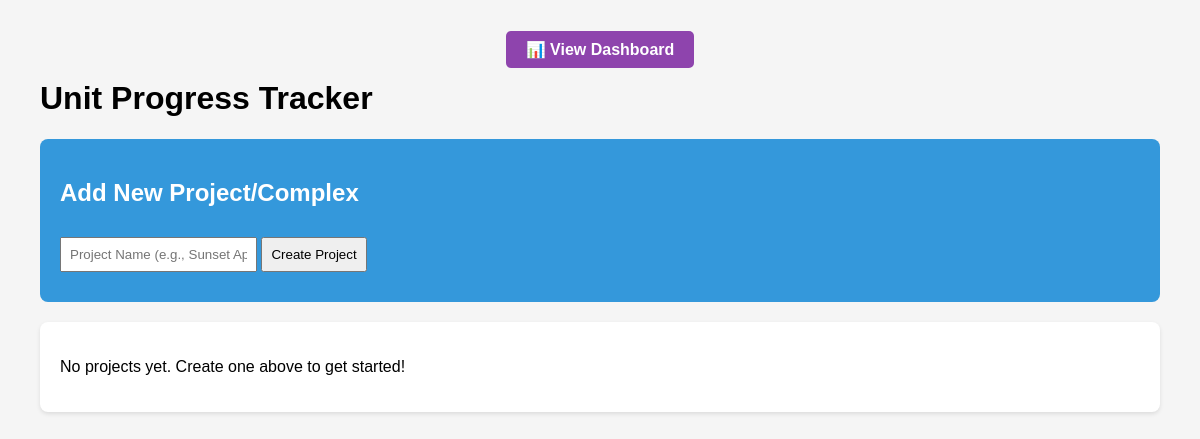
Before: / with the older database file.
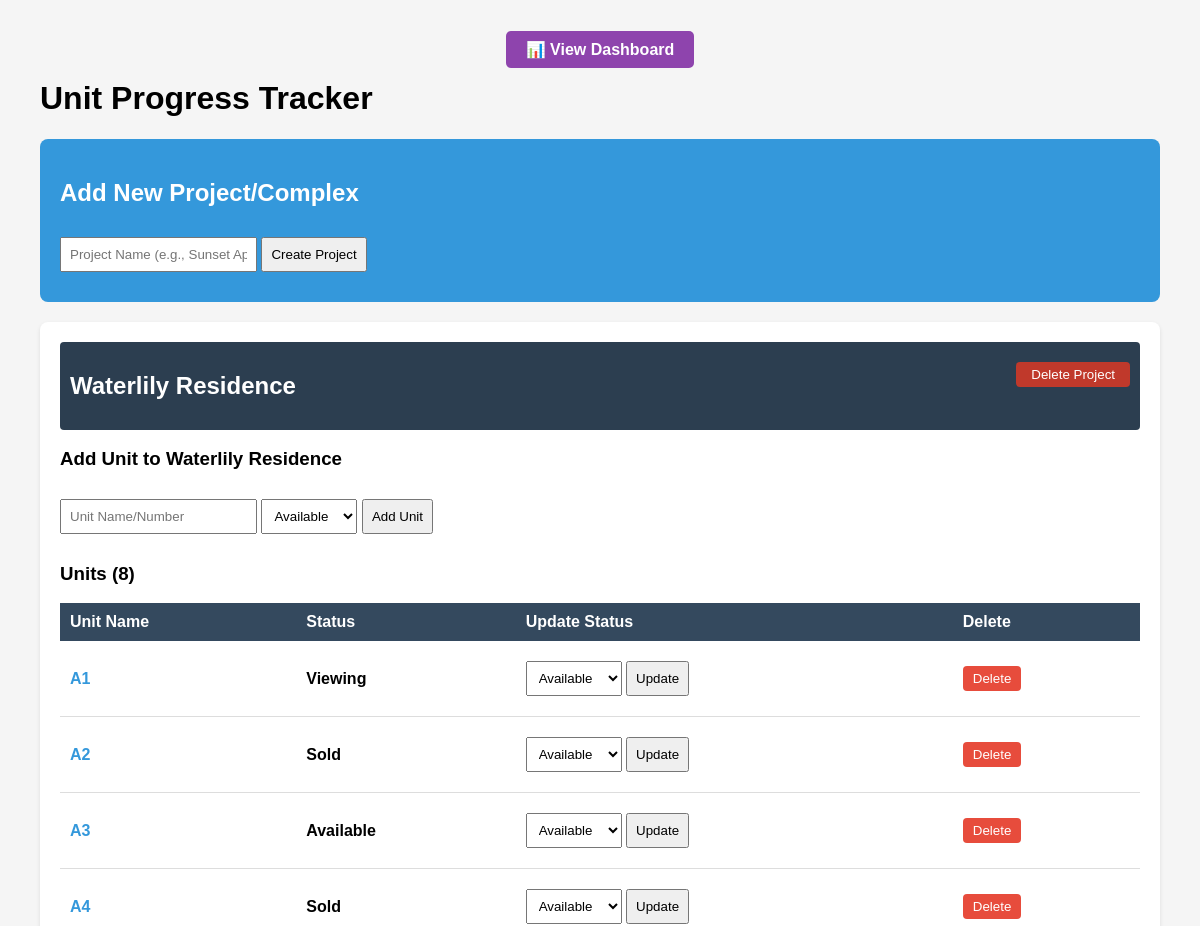
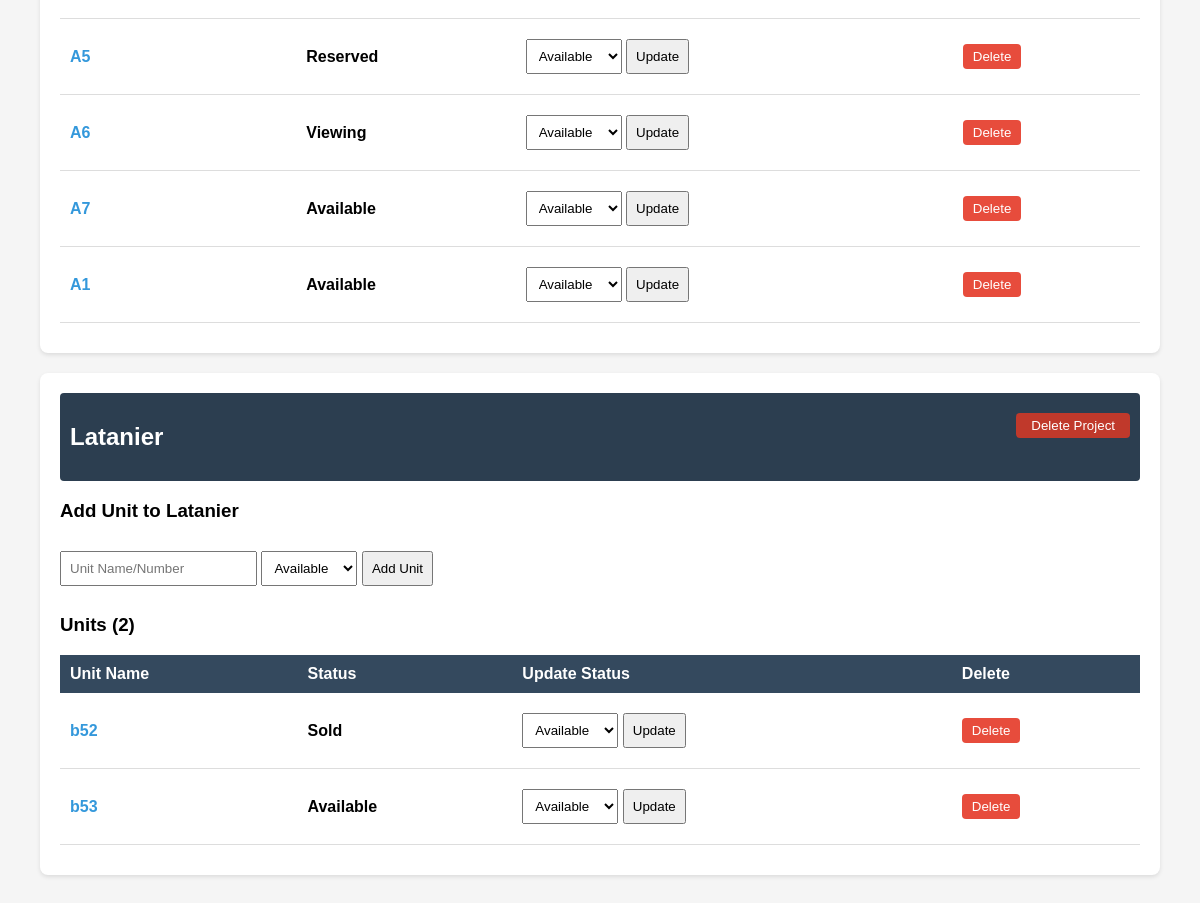
After: the same page with the newer database file (2 pictures, top to bottom).
### tables this page shows
CREATE TABLE projects (
            id INTEGER PRIMARY KEY AUTOINCREMENT,
            name TEXT NOT NULL
        );

CREATE TABLE units (
            id INTEGER PRIMARY KEY AUTOINCREMENT,
            project_id INTEGER,
            name TEXT NOT NULL,
            status TEXT NOT NULL,
            buyer_name TEXT,
            buyer_phone TEXT,
            buyer_email TEXT,
            sale_price TEXT,
            notes TEXT,
            FOREIGN KEY (project_id) REFERENCES projects (id)
        );

### app.py (the view)
@app.route('/')
def home():
    conn = get_db()
    projects_data = conn.execute('SELECT * FROM projects').fetchall()
    projects = []
    for project in projects_data:
        units_data = conn.execute(
            'SELECT * FROM units WHERE project_id = ?',
            (project['id'],)
        ).fetchall()
        units = [{'name': u['name'], 'status': u['status'], 'id': u['id']}
                for u in units_data]
        projects.append({
            'id': project['id'],
            'name': project['name'],
            'units': units
        })
    conn.close()
    return render_template('index.html', projects=projects)

### app.py (called while the page is built)
def get_db():
    conn = sqlite3.connect('tracker.db')
    conn.row_factory = sqlite3.Row  # This lets us access columns by name
    return conn

### templates/index.html (shortened to what this page needs)
<!DOCTYPE html>
<html>
    <head>
    </head>
    <body>
        <div style="text-align: center; margin-bottom: 20px;">
            <a href="/dashboard" style="background: #8e44ad; color: white; padding: 10px 20px; text-decoration: none; border-radius: 5px; font-weight: bold;">📊 View Dashboard</a>
        </div>
        <h1>Unit Progress Tracker</h1>
        <div class="add-project-form">
            <h2>Add New Project/Complex</h2>
            <form method="POST" action="/add_project">
                <input type="text" name="project_name" placeholder="Project Name (e.g., Sunset Apartments)" required>
                <button type="submit">Create Project</button>
            </form>
        </div>
        {% if projects %}
            {% for project in projects %}
            <div class="project-section">
                <div class="project-header">
                    <h2 style="display: inline-block;">{{ project.name }}</h2>
                    <form method="POST" action="/delete_project/{{ project.id }}" style="display: inline-block; float: right;" onsubmit="return confirm('Delete this entire project and all its units?');">
                        <button type="submit" style="background: #c0392b; color: white; padding: 5px 15px; border: none; border-radius: 4px; cursor: pointer;">Delete Project</button>
                    </form>
                </div>
                <h3>Add Unit to {{ project.name }}</h3>
                <form method="POST" action="/add_unit/{{ project.id }}">
                    <input type="text" name="unit_name" placeholder="Unit Name/Number" required>
                    <select name="status">
                        <option value="Available">Available</option>
                    </select>
                    <button type="submit">Add Unit</button>
                </form>
                <h3>Units ({{ project.units|length }})</h3>
                {% if project.units %}
                <table>
                    <tr>
                        <th>Unit Name</th>
                        <th>Status</th>
                        <th>Update Status</th>
                        <th>Delete</th>
                    </tr>
                    {% for unit in project.units %}
                    <tr>
                        <td><a href="/unit/{{ unit.id }}" style="color: #3498db; text-decoration: none; font-weight: bold;">{{ unit.name }}</a></td>
                        <td><strong>{{ unit.status }}</strong></td>
                        <td>
                            <form method="POST" action="/update/{{ project.id }}/{{ unit.id }}" style="display:inline">
                                <select name="new_status">
                                    <option value="Available">Available</option>
                                </select>
                                <button type="submit">Update</button>
                            </form>
                        </td>
                        <td>
                            <form method="POST" action="/delete_unit/{{ unit.id }}" style="display:inline;" onsubmit="return confirm('Delete this unit?');">
                                <button type="submit" style="background: #e74c3c; color: white; padding: 5px 10px; border: none; border-radius: 4px; cursor: pointer;">Delete</button>
                            </form>
                        </td>
                    </tr>
                    {% endfor %}
                </table>
                {% else %}
                <p>No units in this project yet.</p>
                {% endif %}
            </div>
            {% endfor %}
        {% else %}
        <div class="project-section">
            <p>No projects yet. Create one above to get started!</p>
        </div>
        {% endif %}
    </body>
</html>

### templates/index.html (style rules this page uses)
body { font-family: Arial; margin: 40px; background-color: #f5f5f5; }
input, select, button { margin: 10px 0; padding: 8px; }
.project-section { background: white; padding: 20px; margin: 20px 0; border-radius: 8px; box-shadow: 0 2px 4px rgba(0,0,0,0.1); }
.project-header { background: #2c3e50; color: white; padding: 10px; border-radius: 4px; margin-bottom: 15px; }
table { width: 100%; border-collapse: collapse; margin: 10px 0; }
th { background: #34495e; color: white; padding: 10px; text-align: left; }
td { padding: 10px; border-bottom: 1px solid #ddd; }
.add-project-form { background: #3498db; color: white; padding: 20px; border-radius: 8px; margin-bottom: 20px; }

Changed rows visible on the page:
added projects: name "Waterlily Residence", units|length "8"
added units: name "A1", status "Viewing", shown under "Waterlily Residence"
added units: name "A2", status "Sold", shown under "Waterlily Residence"
added units: name "A3", status "Available", shown under "Waterlily Residence"
added units: name "A4", status "Sold", shown under "Waterlily Residence"
added units: name "A5", status "Reserved", shown under "Waterlily Residence"
added units: name "A6", status "Viewing", shown under "Waterlily Residence"
added units: name "A7", status "Available", shown under "Waterlily Residence"
added units: name "A1", status "Available", shown under "Waterlily Residence"
added projects: name "Latanier", units|length "2"
added units: name "b52", status "Sold", shown under "Latanier"
added units: name "b53", status "Available", shown under "Latanier"
Other visible differences:
text no longer shown: "No projects yet. Create one above to get started!"
